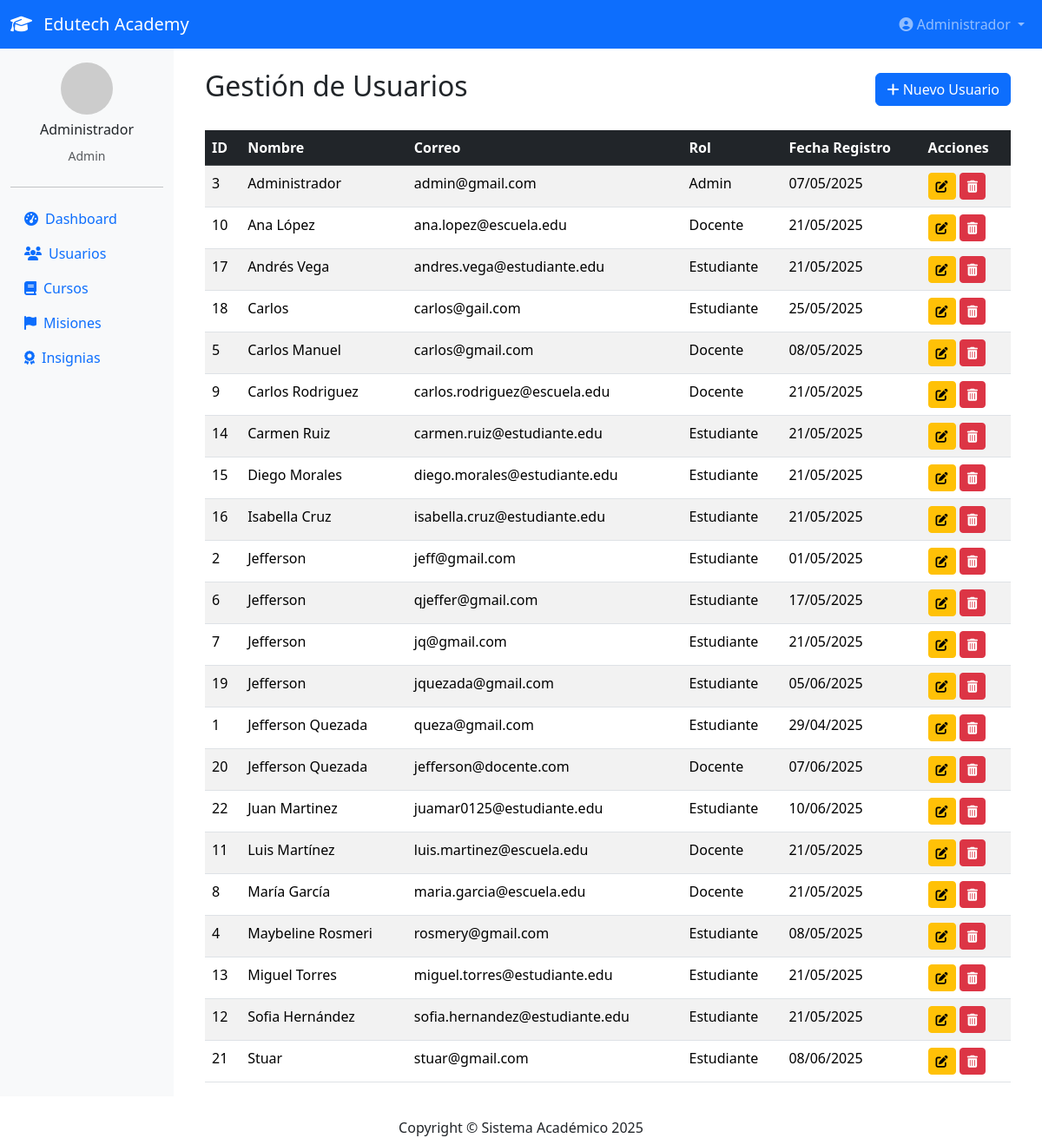
The app's page /admin/index.php?accion=usuarios (signed in), older data.
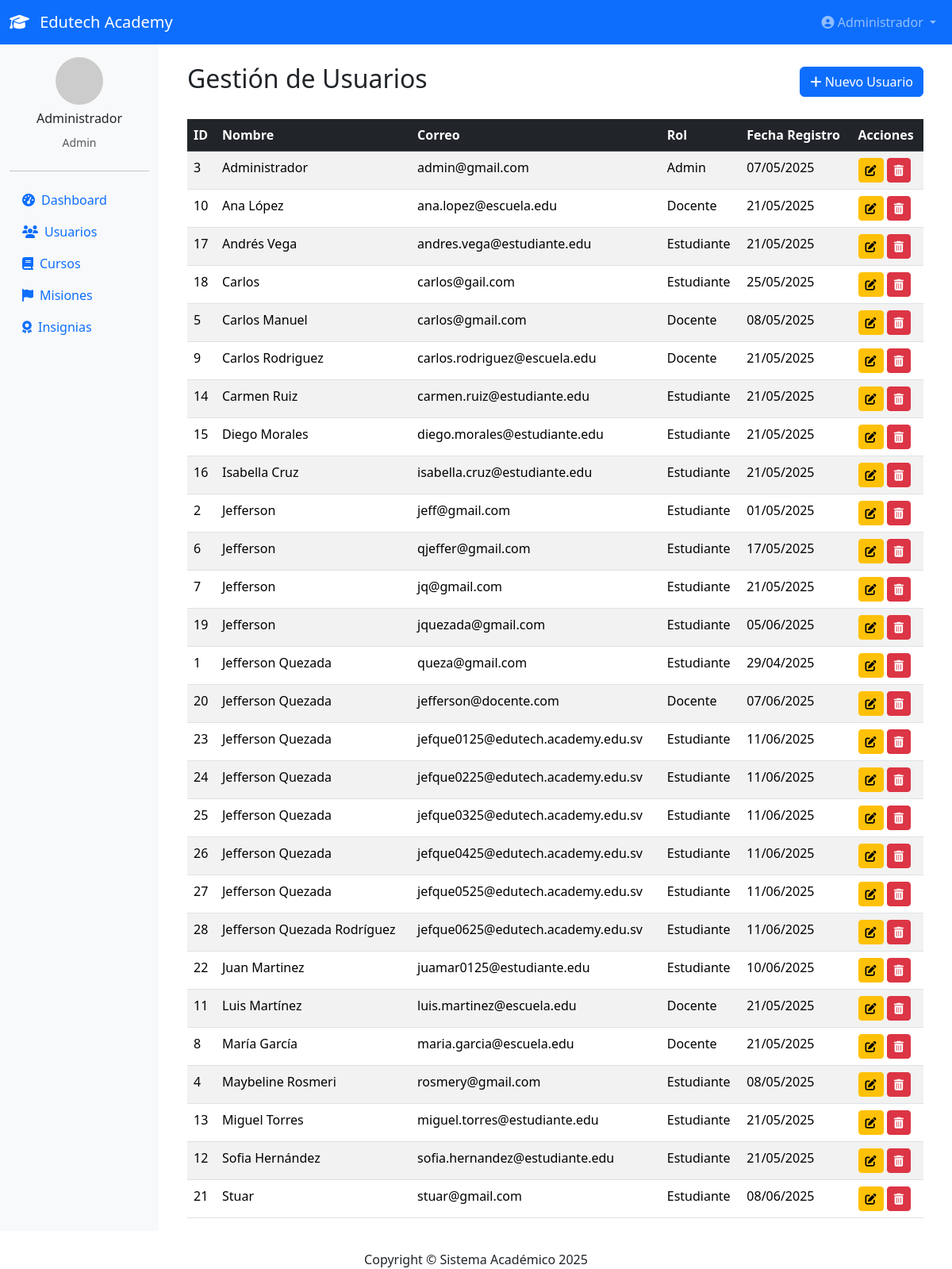
The same page, newer data.
### tables this page shows
CREATE TABLE `usuarios` (
  `id_usuario` int(11) NOT NULL AUTO_INCREMENT,
  `nombre` varchar(100) NOT NULL,
  `correo` varchar(100) NOT NULL,
  `contrasena` varchar(255) NOT NULL,
  `rol` enum('docente','estudiante','admin') NOT NULL,
  `fecha_registro` timestamp NOT NULL DEFAULT current_timestamp(),
  `primer_login` tinyint(1) DEFAULT 0,
  `mfa_codigo` varchar(10) DEFAULT NULL,
  `token_recuperacion` varchar(100) DEFAULT NULL,
  `token_expira` datetime DEFAULT NULL,
  PRIMARY KEY (`id_usuario`),
  UNIQUE KEY `correo` (`correo`)
);

### admin/controllers/UsuarioController.php (called while the page is built, shortened)
<?php
require_once __DIR__ . '/../models/UsuarioModel.php';
require_once __DIR__ . '/../views/ListaUsuariosView.php';
class UsuarioController {
    private $model;
    public function __construct() {
        $this->model = new UsuarioModel();
    }
    public function listarUsuarios() {
        $usuarios = $this->model->obtenerTodos();
        $view = new ListaUsuariosView();
        $view->mostrar($usuarios);
    }
}

### admin/models/UsuarioModel.php (called while the page is built, shortened)
<?php
require_once __DIR__ . '/../../includes/conexion.php';
class UsuarioModel {
    private $pdo;
    public function __construct() {
        global $pdo;
        $this->pdo = $pdo;
    }
    public function obtenerTodos() {
        $stmt = $this->pdo->query("SELECT * FROM usuarios ORDER BY nombre");
        return $stmt->fetchAll();
    }
}

### admin/views/ListaUsuariosView.php (the view, shortened to what this page needs)
<?php
class ListaUsuariosView {
    public function mostrar($usuarios) {
        include __DIR__ . '/../../includes/header.php';
        ?>
        <div class="container mt-4">
            <div class="d-flex justify-content-between align-items-center mb-4">
                <h2>Gestión de Usuarios</h2>
                <a href="index.php?accion=crear_usuario" class="btn btn-primary">
                    <i class="fas fa-plus"></i> Nuevo Usuario
                </a>
            </div>
            <div class="table-responsive">
                <table class="table table-striped table-hover">
                    <thead class="table-dark">
                        <tr>
                            <th>ID</th>
                            <th>Nombre</th>
                            <th>Correo</th>
                            <th>Rol</th>
                            <th>Fecha Registro</th>
                            <th>Acciones</th>
                        </tr>
                    </thead>
                    <tbody>
                        <?php foreach ($usuarios as $usuario): ?>
                        <tr>
                            <td><?= $usuario['id_usuario'] ?></td>
                            <td><?= htmlspecialchars($usuario['nombre']) ?></td>
                            <td><?= htmlspecialchars($usuario['correo']) ?></td>
                            <td><?= ucfirst($usuario['rol']) ?></td>
                            <td><?= date('d/m/Y', strtotime($usuario['fecha_registro'])) ?></td>
                            <td>
                                <a href="index.php?accion=editar_usuario&id=<?= $usuario['id_usuario'] ?>"
                                   class="btn btn-sm btn-warning" title="Editar">
                                    <i class="fas fa-edit"></i>
                                </a>
                                <a href="index.php?accion=eliminar_usuario&id=<?= $usuario['id_usuario'] ?>"
                                   class="btn btn-sm btn-danger" title="Eliminar"
                                   onclick="return confirm('¿Estás seguro de eliminar este usuario?')">
                                    <i class="fas fa-trash-alt"></i>
                                </a>
                            </td>
                        </tr>
                        <?php endforeach; ?>
                    </tbody>
                </table>
            </div>
        </div>
        <?php
        include __DIR__ . '/../../includes/footer.php';
    }
}

### admin/index.php (shortened to what this page needs)
<?php
$accion = $_GET['accion'] ?? 'dashboard';
switch ($accion) {
    case 'usuarios':
        require_once __DIR__ . '/controllers/UsuarioController.php';
        $controller = new UsuarioController();
        $controller->listarUsuarios();
        break;
}

### includes/header.php (shortened to what this page needs)
<!DOCTYPE html>
<html lang="es">
<head>
    <link href="https://cdn.jsdelivr.net/npm/bootstrap@5.3.3/dist/css/bootstrap.min.css" rel="stylesheet">
    <link rel="stylesheet" href="https://cdnjs.cloudflare.com/ajax/libs/font-awesome/6.4.0/css/all.min.css">
</head>
<body>
<nav class="navbar navbar-expand-lg navbar-dark bg-primary">
    <div class="container-fluid">
        <a class="navbar-brand" href="<?php echo BASE_URL; ?>">
            <i class="fas fa-graduation-cap me-2"></i> Edutech Academy
        </a>
        <div class="collapse navbar-collapse" id="navbarNav">
            <ul class="navbar-nav ms-auto">
                <?php if (isset($_SESSION['id_usuario'])): ?>
                <li class="nav-item dropdown">
                    <a class="nav-link dropdown-toggle" href="#" id="navbarDropdown" role="button" data-bs-toggle="dropdown">
                        <i class="fas fa-user-circle"></i> <?php echo htmlspecialchars($_SESSION['nombre']); ?>
                    </a>
                </li>
                <?php endif; ?>
            </ul>
        </div>
    </div>
</nav>
<?php if (isset($_SESSION['id_usuario'])): ?>
<div class="container-fluid">
    <div class="row">
        <nav class="col-md-3 col-lg-2 d-md-block bg-light sidebar collapse">
            <div class="position-sticky pt-3">
                <div class="text-center mb-4">
                    <img src="https://ui-avatars.com/api/?name=<?php echo urlencode($_SESSION['nombre']); ?>&background=007bff&color=fff" class="rounded-circle mb-2" width="60">
                    <h6><?php echo htmlspecialchars($_SESSION['nombre']); ?></h6>
                    <small class="text-muted"><?php echo ucfirst($_SESSION['rol']); ?></small>
                </div>
                <hr>
                <ul class="nav flex-column">
                    <?php if ($_SESSION['rol'] == 'admin'): ?>
                    <li class="nav-item">
                        <a class="nav-link" href="<?php echo BASE_URL; ?>index.php?accion=dashboard">
                            <i class="fas fa-tachometer-alt me-2"></i>Dashboard
                        </a>
                    </li>
                    <li class="nav-item">
                        <a class="nav-link" href="<?php echo BASE_URL; ?>index.php?accion=usuarios">
                            <i class="fas fa-users me-2"></i>Usuarios
                        </a>
                    </li>
                    <li class="nav-item">
                        <a class="nav-link" href="<?php echo BASE_URL; ?>index.php?accion=cursos_admin">
                            <i class="fas fa-book me-2"></i>Cursos
                        </a>
                    </li>
                    <li class="nav-item">
                        <a class="nav-link" href="<?php echo BASE_URL; ?>index.php?accion=misiones">
                            <i class="fas fa-flag me-2"></i>Misiones
                        </a>
                    </li>
                    <li class="nav-item">
                        <a class="nav-link" href="<?php echo BASE_URL; ?>index.php?accion=insignias">
                            <i class="fas fa-award me-2"></i>Insignias
                        </a>
                    </li>
                    <?php endif; ?>
                </ul>
            </div>
        </nav>
        <main class="col-md-9 ms-sm-auto col-lg-10 px-md-4">
<?php else: ?>
<div class="container-fluid">
<?php endif; ?>

### includes/footer.php (shortened to what this page needs)
</div>
        </div>
    <footer class="sticky-footer bg-white mt-4">
        <div class="container my-auto">
            <div class="copyright text-center my-auto">
                <span>Copyright &copy; Sistema Académico <?php echo date('Y'); ?></span>
            </div>
        </div>
    </footer>
</body>
</html>

Row changes from the older to the newer data that the page shows:
added usuarios: id_usuario "23", nombre "Jefferson Quezada", correo "jefque0125@edutech.academy.edu.sv", rol "Estudiante", fecha_registro "11/06/2025"
added usuarios: id_usuario "24", nombre "Jefferson Quezada", correo "jefque0225@edutech.academy.edu.sv", rol "Estudiante", fecha_registro "11/06/2025"
added usuarios: id_usuario "25", nombre "Jefferson Quezada", correo "jefque0325@edutech.academy.edu.sv", rol "Estudiante", fecha_registro "11/06/2025"
added usuarios: id_usuario "26", nombre "Jefferson Quezada", correo "jefque0425@edutech.academy.edu.sv", rol "Estudiante", fecha_registro "11/06/2025"
added usuarios: id_usuario "27", nombre "Jefferson Quezada", correo "jefque0525@edutech.academy.edu.sv", rol "Estudiante", fecha_registro "11/06/2025"
added usuarios: id_usuario "28", nombre "Jefferson Quezada Rodríguez", correo "jefque0625@edutech.academy.edu.sv", rol "Estudiante", fecha_registro "11/06/2025"
